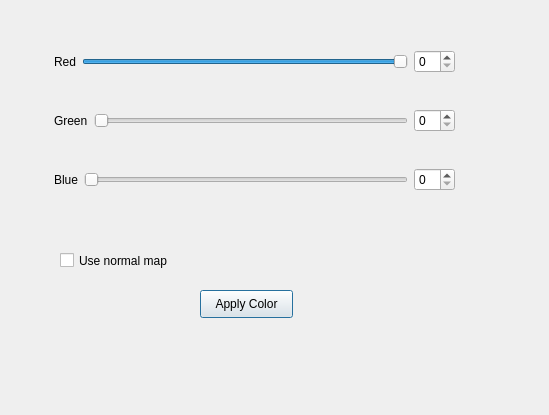
<?xml version="1.0" encoding="UTF-8"?>
<ui version="4.0">
 <class>ColourSelectionWindow</class>
 <widget class="QDialog" name="ColourSelectionWindow">
  <property name="geometry">
   <rect>
    <x>0</x>
    <y>0</y>
    <width>549</width>
    <height>415</height>
   </rect>
  </property>
  <property name="windowTitle">
   <string>Dialog</string>
  </property>
  <widget class="QPushButton" name="pushButton">
   <property name="geometry">
    <rect>
     <x>200</x>
     <y>290</y>
     <width>93</width>
     <height>28</height>
    </rect>
   </property>
   <property name="text">
    <string>Apply Color</string>
   </property>
  </widget>
  <widget class="QWidget" name="layoutWidget">
   <property name="geometry">
    <rect>
     <x>54</x>
     <y>20</y>
     <width>401</width>
     <height>201</height>
    </rect>
   </property>
   <layout class="QVBoxLayout" name="verticalLayout">
    <item>
     <layout class="QHBoxLayout" name="horizontalLayout">
      <item>
       <widget class="QLabel" name="label">
        <property name="text">
         <string>Red</string>
        </property>
       </widget>
      </item>
      <item>
       <widget class="QSlider" name="RedHorizontalSlider">
        <property name="maximum">
         <number>100</number>
        </property>
        <property name="value">
         <number>100</number>
        </property>
        <property name="orientation">
         <enum>Qt::Horizontal</enum>
        </property>
        <property name="tickPosition">
         <enum>QSlider::NoTicks</enum>
        </property>
        <property name="tickInterval">
         <number>0</number>
        </property>
       </widget>
      </item>
      <item>
       <widget class="QSpinBox" name="RedSpinBox"/>
      </item>
     </layout>
    </item>
    <item>
     <layout class="QHBoxLayout" name="horizontalLayout_2">
      <item>
       <widget class="QLabel" name="label_2">
        <property name="text">
         <string>Green</string>
        </property>
       </widget>
      </item>
      <item>
       <widget class="QSlider" name="GreenHorizontalSlider_3">
        <property name="maximum">
         <number>100</number>
        </property>
        <property name="orientation">
         <enum>Qt::Horizontal</enum>
        </property>
       </widget>
      </item>
      <item>
       <widget class="QSpinBox" name="GreenSpinBox_2"/>
      </item>
     </layout>
    </item>
    <item>
     <layout class="QHBoxLayout" name="horizontalLayout_3">
      <item>
       <widget class="QLabel" name="label_3">
        <property name="text">
         <string>Blue</string>
        </property>
       </widget>
      </item>
      <item>
       <widget class="QSlider" name="BlueHorizontalSlider_2">
        <property name="maximum">
         <number>100</number>
        </property>
        <property name="orientation">
         <enum>Qt::Horizontal</enum>
        </property>
       </widget>
      </item>
      <item>
       <widget class="QSpinBox" name="BlueSpinBox_3"/>
      </item>
     </layout>
    </item>
   </layout>
  </widget>
  <widget class="QCheckBox" name="NormalMapCheckBox">
   <property name="geometry">
    <rect>
     <x>60</x>
     <y>250</y>
     <width>151</width>
     <height>21</height>
    </rect>
   </property>
   <property name="text">
    <string>Use normal map</string>
   </property>
  </widget>
 </widget>
 <resources/>
 <connections>
  <connection>
   <sender>RedHorizontalSlider</sender>
   <signal>valueChanged(int)</signal>
   <receiver>RedSpinBox</receiver>
   <slot>setValue(int)</slot>
   <hints>
    <hint type="sourcelabel">
     <x>181</x>
     <y>55</y>
    </hint>
    <hint type="destinationlabel">
     <x>434</x>
     <y>45</y>
    </hint>
   </hints>
  </connection>
  <connection>
   <sender>GreenHorizontalSlider_3</sender>
   <signal>valueChanged(int)</signal>
   <receiver>GreenSpinBox_2</receiver>
   <slot>setValue(int)</slot>
   <hints>
    <hint type="sourcelabel">
     <x>219</x>
     <y>118</y>
    </hint>
    <hint type="destinationlabel">
     <x>422</x>
     <y>126</y>
    </hint>
   </hints>
  </connection>
  <connection>
   <sender>BlueHorizontalSlider_2</sender>
   <signal>valueChanged(int)</signal>
   <receiver>BlueSpinBox_3</receiver>
   <slot>setValue(int)</slot>
   <hints>
    <hint type="sourcelabel">
     <x>231</x>
     <y>188</y>
    </hint>
    <hint type="destinationlabel">
     <x>426</x>
     <y>190</y>
    </hint>
   </hints>
  </connection>
  <connection>
   <sender>RedSpinBox</sender>
   <signal>valueChanged(int)</signal>
   <receiver>RedHorizontalSlider</receiver>
   <slot>setValue(int)</slot>
   <hints>
    <hint type="sourcelabel">
     <x>419</x>
     <y>56</y>
    </hint>
    <hint type="destinationlabel">
     <x>295</x>
     <y>59</y>
    </hint>
   </hints>
  </connection>
  <connection>
   <sender>GreenSpinBox_2</sender>
   <signal>valueChanged(int)</signal>
   <receiver>GreenHorizontalSlider_3</receiver>
   <slot>setValue(int)</slot>
   <hints>
    <hint type="sourcelabel">
     <x>421</x>
     <y>115</y>
    </hint>
    <hint type="destinationlabel">
     <x>233</x>
     <y>128</y>
    </hint>
   </hints>
  </connection>
  <connection>
   <sender>BlueSpinBox_3</sender>
   <signal>valueChanged(int)</signal>
   <receiver>BlueHorizontalSlider_2</receiver>
   <slot>setValue(int)</slot>
   <hints>
    <hint type="sourcelabel">
     <x>428</x>
     <y>190</y>
    </hint>
    <hint type="destinationlabel">
     <x>239</x>
     <y>196</y>
    </hint>
   </hints>
  </connection>
 </connections>
</ui>
